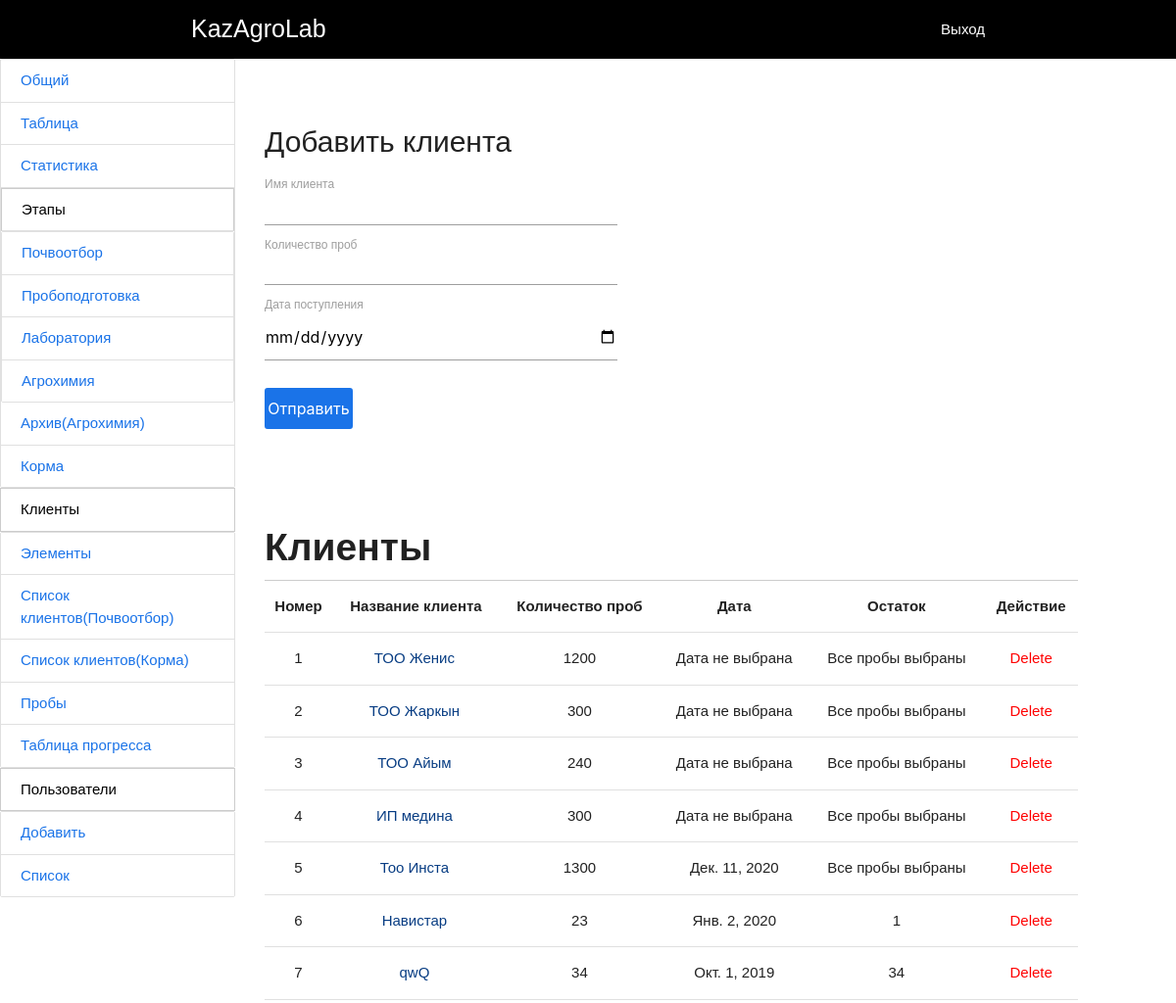
Screenshot of /clients/ (signed in) with the database file from the repository.
### navi/models.py (models this page shows, shortened)
class Client(models.Model):
    name = models.CharField(max_length=500)
    countSamples = models.IntegerField()
    date = models.DateField(null=True, blank=True)
    nowTime = models.DateTimeField(auto_now_add=True, blank=True, null=True)
    class Meta:
        verbose_name = 'Клиент'
        verbose_name_plural = 'Клиенты'

class Samples(models.Model):
    client = models.ForeignKey(Client, on_delete=models.CASCADE, related_name='samples')
    count = models.IntegerField()
    elements = models.ManyToManyField(elementsName, related_name='elements')
    date = models.DateField(null=True, blank=True)
    nowTime = models.DateTimeField(auto_now_add=True, blank=True, null=True)
    class Meta:
        verbose_name = 'Проба'
        verbose_name_plural = 'Пробы'

### navi/myDecorators.py (the view)
        def wrapper(request,*args,**kwargs):
            g = False
            for i in groups:
                for j in list(request.user.groups.all()):
                    if i==str(j):
                        g = True
            if g:
                return func(request,*args,**kwargs)
            else:
                return render(request,'403.html')

### navi/context_processors.py (called while the page is built)
def UserGroups(request):
    user = request.user
    groups = user.groups.all()
    list_group = []
    for i in groups:
        list_group.append(i.name)
    return {"userGroups":list_group}

### navi/myDecorators.py (called while the page is built)
def hasGroups(groups = []):
    def has_groups(func):
        def wrapper(request,*args,**kwargs):
            g = False
            for i in groups:
                for j in list(request.user.groups.all()):
                    if i==str(j):
                        g = True
            if g:
                return func(request,*args,**kwargs)
            else:
                return render(request,'403.html')
        return wrapper
    return has_groups

### navi/templatetags/mytags.py (called while the page is built)
@register.filter(name='ostatok')
def ostatok(count, pk):
    c = Client.objects.get(pk=pk)
    s = Samples.objects.filter(client = c)
    for i in s:
        count -= i.count
    return count

### navi/views.py (called while the page is built)
@login_required(redirect_field_name='login')
@hasGroups(groups = ['Админ'])
def clients(request):
    title = 'Клиенты'
    delete = 'deleteClient'
    update = 'detailClient'
    addClient = 'addClient'
    clients = Client.objects.all()
    hasGroup = True
    return render(request, 'clients.html', {'title': title, 'update': update, 'delete': delete, 'clients': clients,
                                            'addClient':addClient,'hasGroup':hasGroup})

### navi/templates/clients.html (shortened to what this page needs)
{% extends 'base.html' %}
{% load mytags %}
{% block content %}
<h2 class="content_title form_add_title">Добавить клиента</h2>
<form class="form_add" action="{% url addClient %}" method="POST">
    <label for="client_name">Имя клиента</label>
    <input name="name" type="text" class="input" id="client_name" required>
    <label for="prob_count">Количество проб</label>
    <input name="countSamples" type="number" class="input" id="prob_count" required>
    <label>Дата поступления</label>
    <input type="date" name="date">
    <button type="submit" class="form_add_btn">Отправить</button>
</form>
     <header class="content_header" style="
    max-width: 830px;
">
                <h1 class="content_title header_title">{{ title }}</h1>
            </header>
            <table class="prop_table centered" style="
    max-width: 830px;
">
                <thead>
                    <tr>
                        <th class="table_head">Номер</th>
                        <th class="table_head action_2">Название клиента</th>
                        <th class="table_head action_3">Количество проб</th>
                        <th class="table_head action_3">Дата</th>
                        <th class="table_head action_3">Остаток</th>
                        {% if hasGroup %}<th class="table_head">Действие</th>{% endif %}
                    </tr>
                </thead>
                <tbody class="table_body">
                    {% for i in clients %}
                    <tr>
                        <td>{{ forloop.counter}}</td>
                        <td><a href="{% url 'detailClient' i.pk %}" class="table_action" style="
                                margin-right: 3px;
                            ">{{ i.name }}</a></td>
                        <td>{{ i.countSamples }}</td>
                        <td>{% if i.date %}{{ i.date }}{% else %} Дата не выбрана {% endif %}</td>
                        <td>{% if i.countSamples|ostatok:i.pk == 0 %}Все пробы выбраны{% else %}{{ i.countSamples|ostatok:i.pk }}{% endif %}</td>
                        {% if hasGroup %}
                        <td>
                            <div>
                                <a href="{% url delete i.pk %}" class="table_action table_action_delete modal-trigger">Delete</a>
                            </div>
                        </td>
                        {% endif %}
                    </tr>
                    {% endfor %}
                </tbody>
            </table>
{% endblock %}

### navi/static/css/style.css (style rules this page uses)
body { font-family: 'Noto Sans JP', sans-serif; width: 100%; }
.input { height: 2rem !important; margin-top: 18px; outline: none; padding: 12px 12px; }
.content_header { height: 55px; border-bottom: 1px solid #ccc; }
.content_title { font-size: 39px; margin: 15px 0; font-weight: 600; }
.content_title.form_add_title { font-size: 30px; font-weight: 400; margin-top: 65px; }
.form_add { min-width: 300px; max-width: 360px; margin-bottom: 100px; }
.form_add_btn { margin-top: 20px; background-color: #1A73E8; color: #fff; border: 0; padding: 10px 0; border-radius: 3px; width: 90px; font-size: 16px; cursor: pointer; border: 2px solid #1A73E8; transition: 0.3s; }
.table_head { cursor: pointer !important; z-index: 10; }
.table_action { color: #083d83; cursor: pointer; }
.table_action.table_action_delete { color: red; }
.table_head { cursor: pointer; }

### rows the page displays
Client: name "ТОО Женис", countSamples "1200", shows "Дата не выбрана", shows "Все пробы выбраны"
Client: name "ТОО Жаркын", countSamples "300", shows "Дата не выбрана", shows "Все пробы выбраны"
Client: name "ТОО Айым", countSamples "240", shows "Дата не выбрана", shows "Все пробы выбраны"
Client: name "ИП медина", countSamples "300", shows "Дата не выбрана", shows "Все пробы выбраны"
Client: name "Тоо Инста", countSamples "1300", date "Дек. 11, 2020", shows "Все пробы выбраны"
Client: name "Навистар", countSamples "23", date "Янв. 2, 2020", countSamples|ostatok "1"
Client: name "qwQ", countSamples "34", date "Окт. 1, 2019", countSamples|ostatok "34"

### other values shown
{{ title }} "Клиенты"
